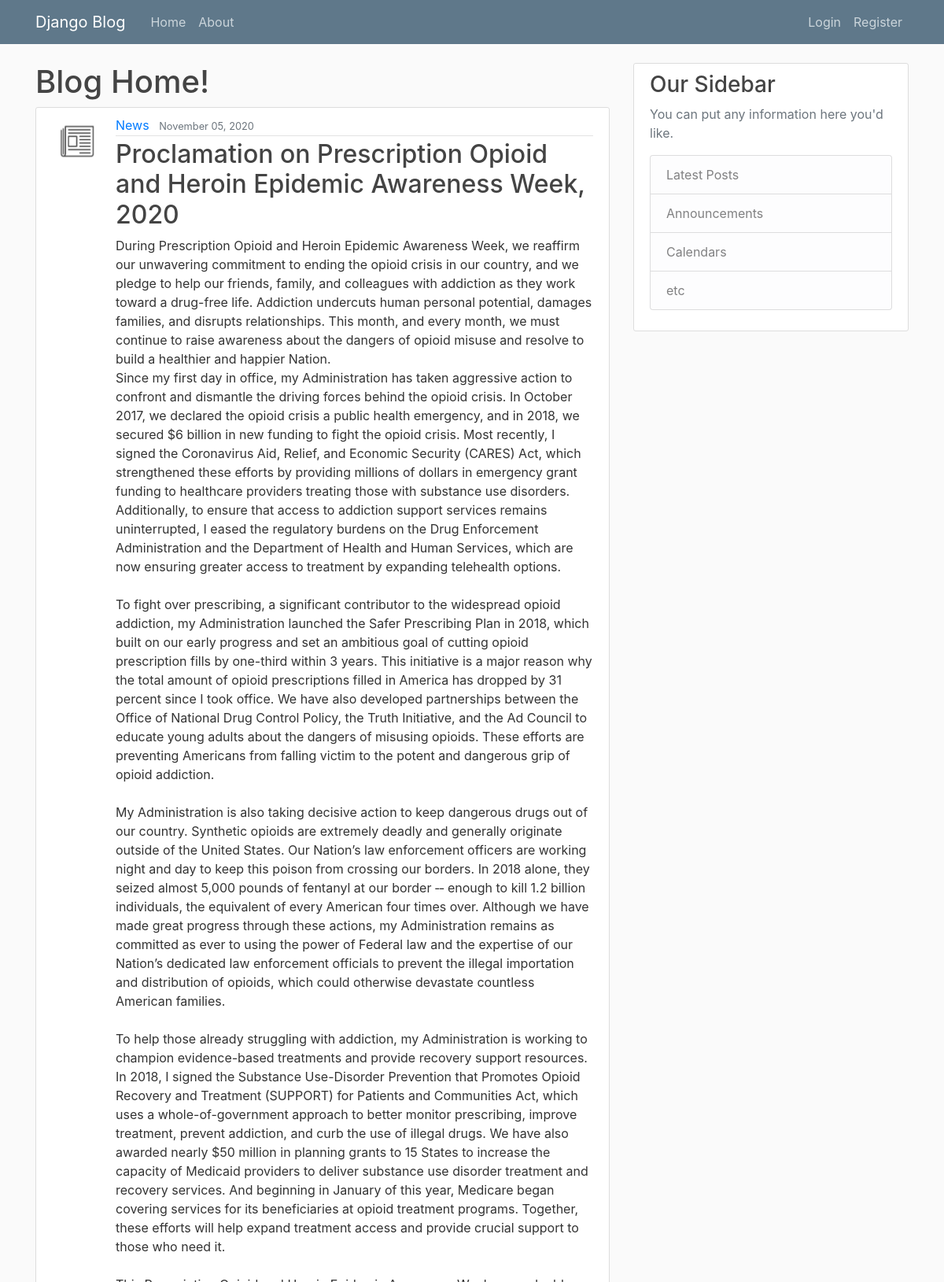
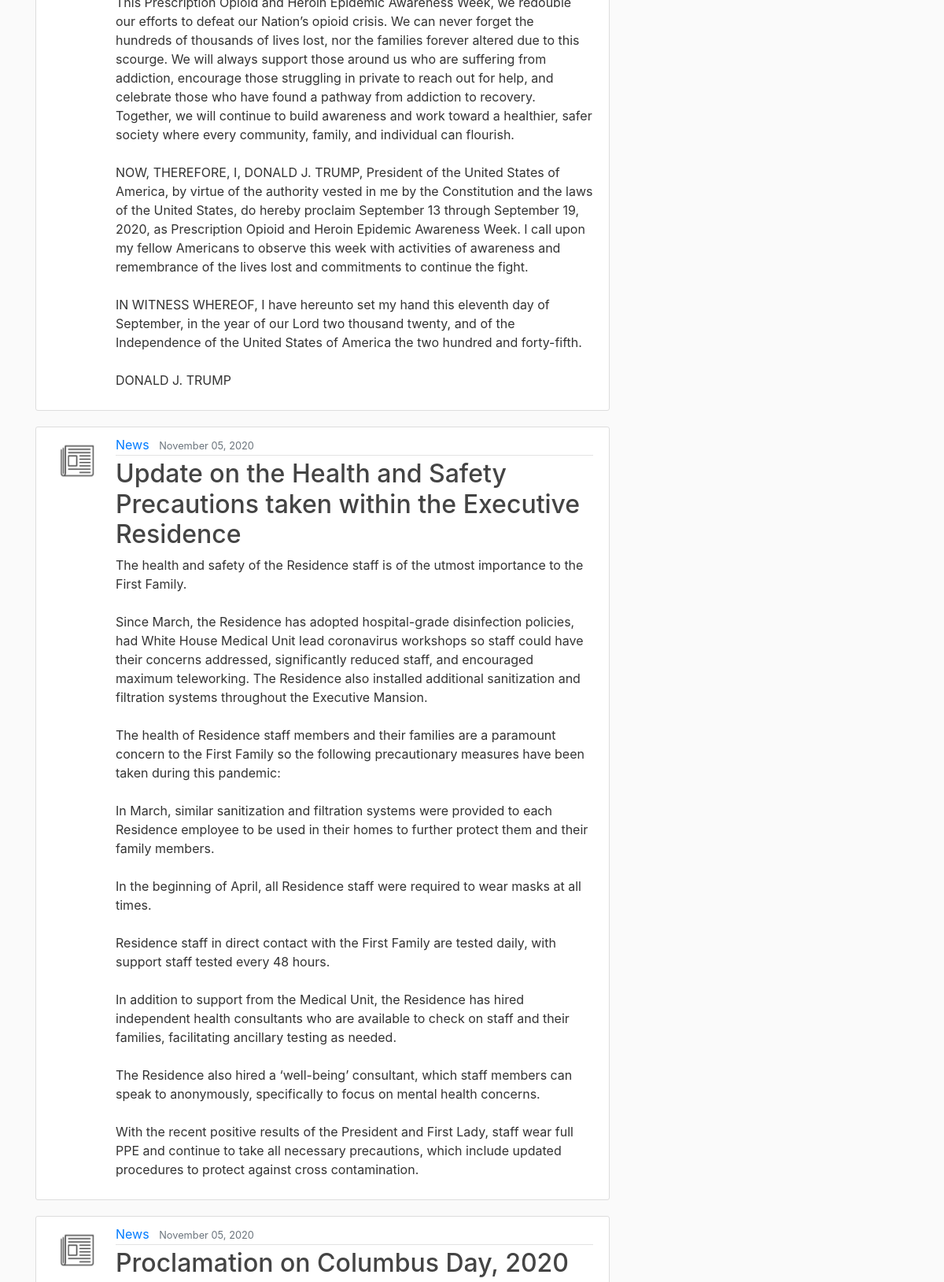
Screenshot of /blog/ (upper part) with the database file from the repository (2 pictures, top to bottom).
### blog/models.py (models this page shows, shortened)
class Post(models.Model):
    title = models.CharField(max_length=100)
    content = models.TextField()
    date_posted = models.DateTimeField(default=timezone.now)
    author = models.ForeignKey(User, on_delete=models.CASCADE)

### users/models.py (models this page shows, shortened)
class Profile(models.Model):
    user = models.OneToOneField(User, on_delete=models.CASCADE)
    image = models.ImageField(default='default.jpg', upload_to='profile_pics')

### blog/views.py (the view)
# urls.py: path('', PostListView.as_view(), name='blog-home'),
class PostListView(ListView):
    model = Post
    template_name = 'blog/home.html' # <app>/<model>_<viewtype>.html
    context_object_name = 'posts' # the default name is object
    ordering = ['-date_posted'] # change the order
    paginate_by = 5 #2 per page

### blog/templates/blog/home.html
{% extends "blog/base.html" %}
    {% block content %}
        <h1>Blog Home!</h1>
    {% for post in posts %}
     <article class="media content-section">
         <img class="rounded-circle article-img" src="{{ post.author.profile.image.url }}">
          <div class="media-body">
            <div class="article-metadata">
              <a class="mr-2" href="#">{{ post.author }}</a>
              <small class="text-muted">{{ post.date_posted|date:"F d, Y" }}</small>
            </div>
            <h2><a class="article-title" href="{% url 'post-detail' post.id %}">{{ post.title }}</a></h2>
            <p class="article-content">{{ post.content }}</p>
          </div>
        </article>
    {% endfor %}
{% endblock %}

### blog/static/blog/main.css (style rules this page uses)
body { background: #fafafa; color: #333333; margin-top: 5rem; }
h1, h2, h3, h4, h5, h6 { color: #444444; }
.content-section { background: #ffffff; padding: 10px 20px; border: 1px solid #dddddd; border-radius: 3px; margin-bottom: 20px; }
.article-title { color: #444444; }
.article-content { white-space: pre-line; }
.article-img { height: 65px; width: 65px; margin-right: 16px; }
.article-metadata { padding-bottom: 1px; margin-bottom: 4px; border-bottom: 1px solid #e3e3e3 }

### rows the page displays
Post: author.profile.image (picture), author "News", date_posted "November 05, 2020", title "Proclamation on Prescription Opioid and Heroin Epidemic Awareness Week, 2020", content "During Prescription Opioid and Heroin Epidemic Awareness Week, we reaffirm our unwavering commitment to ending the opioid crisis in our country, and we pledge to help our friends, family, and colleagues with addiction as they work toward a drug-free life. Addiction undercuts human personal potential, damages families, and disrupts relationships. This month, and every month, we must continue to raise awareness about the dangers of opioid misuse and resolve to build a healthier and happier Nation. Since my first day in office, my Administration has taken aggressive action to confront and dismantle the driving forces behind the opioid crisis. In October 2017, we declared the opioid crisis a…"
Post: author.profile.image (picture), author "News", date_posted "November 05, 2020", title "Update on the Health and Safety Precautions taken within the Executive Residence", content "The health and safety of the Residence staff is of the utmost importance to the First Family. Since March, the Residence has adopted hospital-grade disinfection policies, had White House Medical Unit lead coronavirus workshops so staff could have their concerns addressed, significantly reduced staff, and encouraged maximum teleworking. The Residence also installed additional sanitization and filtration systems throughout the Executive Mansion. The health of Residence staff members and their families are a paramount concern to the First Family so the following precautionary measures have been taken during this pandemic: In March, similar sanitization and filtration systems were provided to…"
Post: author.profile.image (picture), author "News", date_posted "November 05, 2020", title "Proclamation on Columbus Day, 2020"
